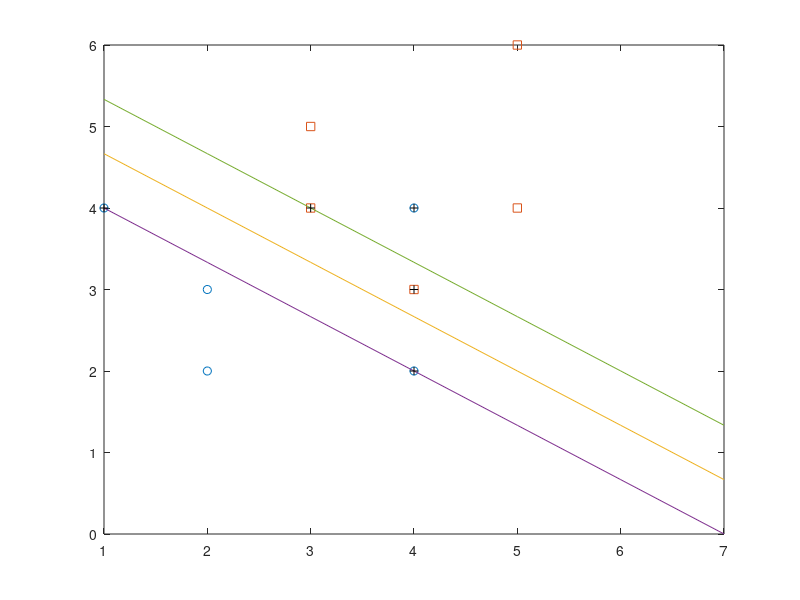

Write the MATLAB code that produced this figure.
#!/usr/bin/octave -qf

##########EJERCICO 3.1################3

load data/mini/tr.dat ; 
load data/mini/trlabels.dat;
res = svmtrain(trlabels, tr, '-t 0 -c 1000');


res.sv_indices;
res.sv_coef;
O=res.sv_coef' * res.SVs ;
O_0=-res.rho;

##########EJERCICO 3.2################

x=[1:1:7];
#Calculo de la recta
y=(-O(1)/O(2))*x - O_0/O(2);
#calculo de los margenes de la frontera
y_1=(-O(1)/O(2))*x - (O_0-1)/O(2);
y_2=(-O(1)/O(2))*x - (O_0+1)/O(2);

#Representacion gráfica
plot(tr(trlabels==1,1),tr(trlabels==1,2),"o"
,tr(trlabels==2,1),tr(trlabels==2,2),"s",
x,y,x,y_1,x,y_2,res.SVs(:,1),res.SVs(:,2),"+k");

1-1*(O*res.SVs'+O_0)
